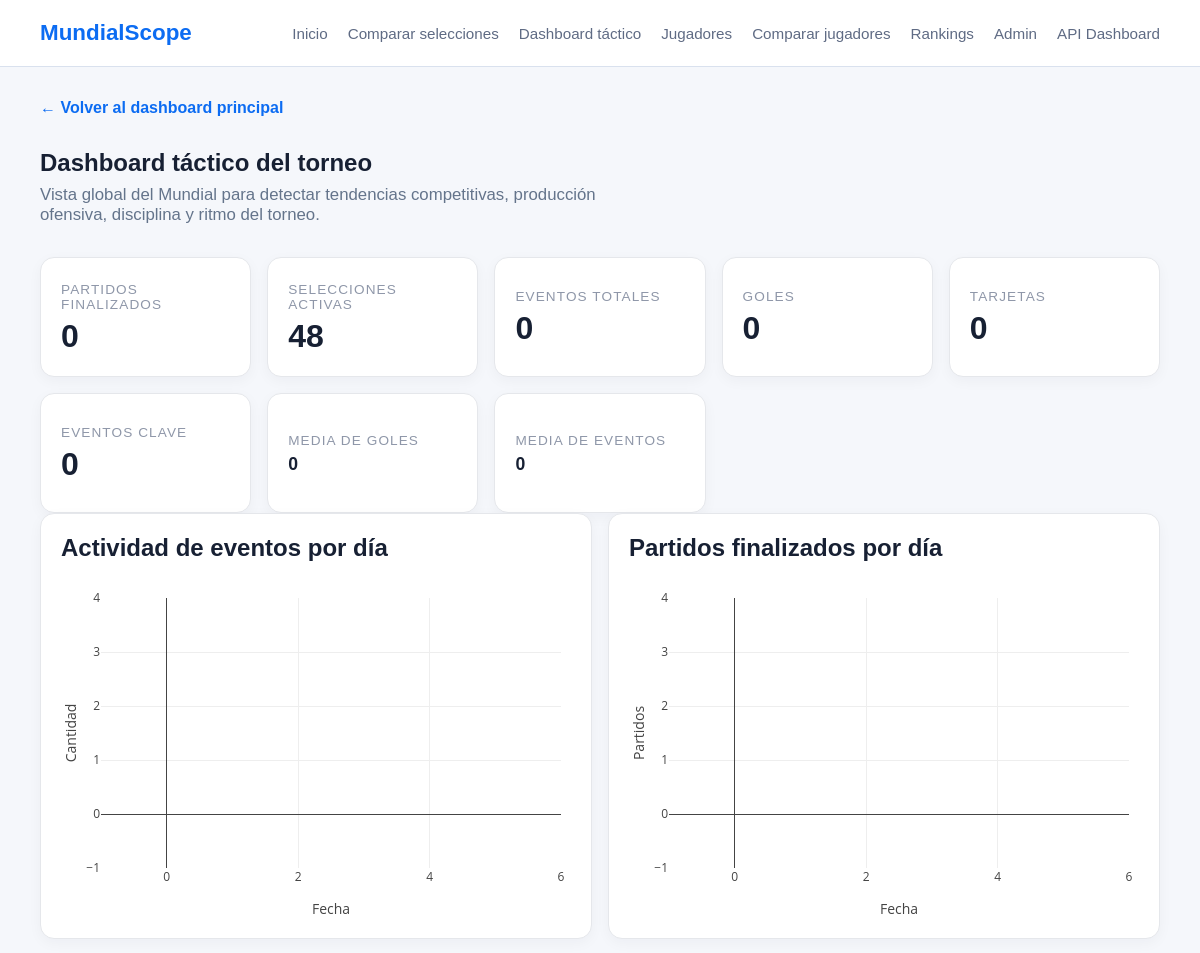
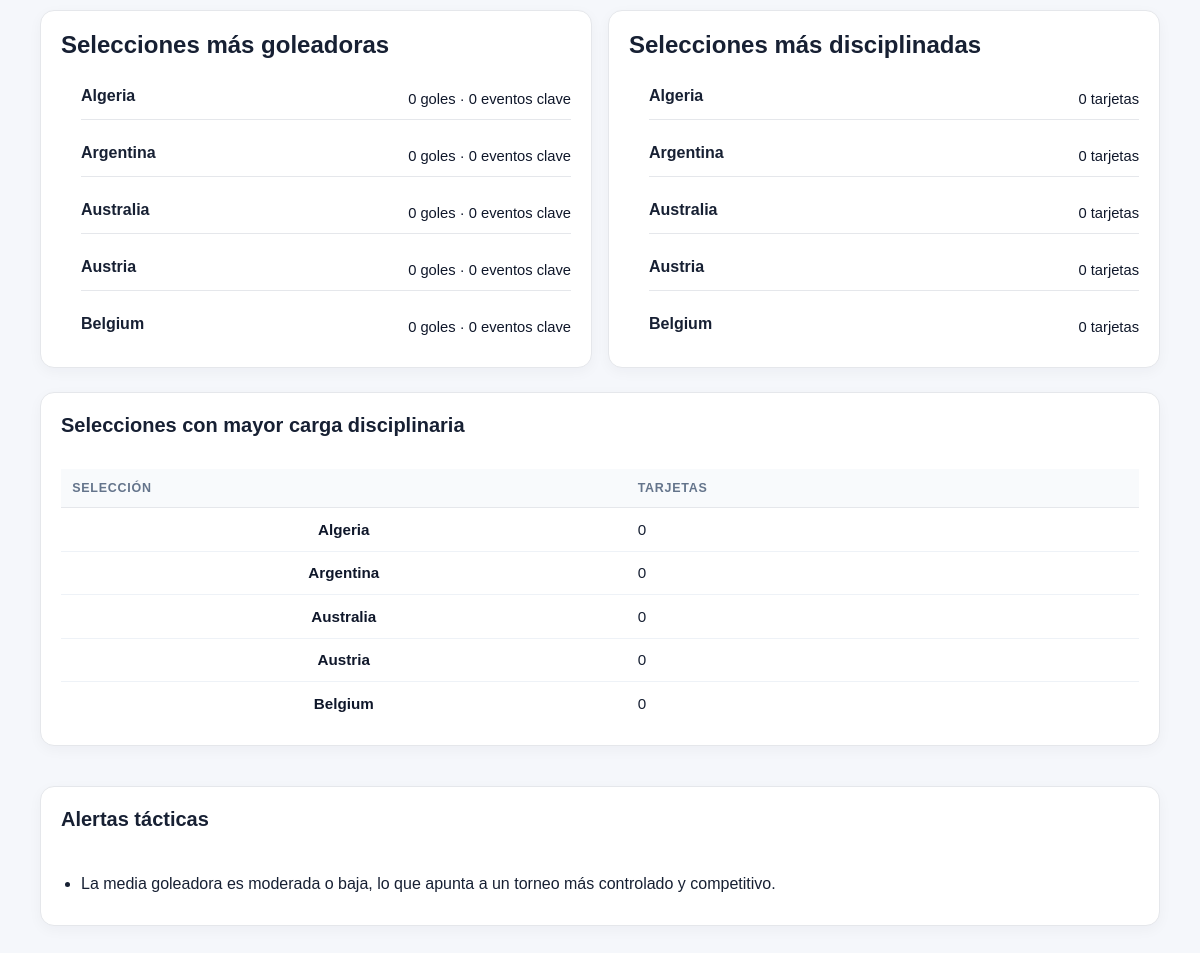
/matches/tactical-dashboard/, run on the app's committed database (2 pictures, top to bottom).
### teams/models.py (models this page shows, shortened)
class Team(models.Model):
    class Confederation(models.TextChoices):
        UEFA = "UEFA", "UEFA"
        CONMEBOL = "CONMEBOL", "CONMEBOL"
        CONCACAF = "CONCACAF", "CONCACAF"
        CAF = "CAF", "CAF"
        AFC = "AFC", "AFC"
        OFC = "OFC", "OFC"
    name = models.CharField(max_length=100, unique=True)
    fifa_code = models.CharField(max_length=3, unique=True)
    confederation = models.CharField(max_length=10, choices=Confederation.choices)
    coach = models.CharField(max_length=100, blank=True)
    fifa_ranking = models.PositiveIntegerField(null=True, blank=True)
    group = models.CharField(max_length=1, blank=True)
    primary_color = models.CharField(max_length=7, blank=True)
    secondary_color = models.CharField(max_length=7, blank=True)
    is_active = models.BooleanField(default=True)
    external_id = models.CharField(max_length=100, blank=True, null=True, unique=True)
    class Meta:
        ordering = ["name"]

### matches/views.py (the view)
# urls.py: path("tactical-dashboard/", TournamentTacticalDashboardView.as_view(), name="tactical-dashboard"),
class TournamentTacticalDashboardView(TemplateView):
    template_name = "matches/tactical_dashboard.html"
    def get_context_data(self, **kwargs):
        context = super().get_context_data(**kwargs)
        dashboard = get_tournament_tactical_dashboard()
        context["dashboard"] = dashboard
        return context

### templates/matches/tactical_dashboard.html (shortened to what this page needs)
{% extends "base.html" %}
{% block content %}
<section class="page-header">
    <a class="back-link" href="/">← Volver al dashboard principal</a>
    <h1>Dashboard táctico del torneo</h1>
    <p class="hero-text">
        Vista global del Mundial para detectar tendencias competitivas, producción ofensiva, disciplina y ritmo del torneo.
    </p>
</section>
<section class="kpi-grid team-kpis">
    <article class="card kpi-card">
        <span class="kpi-label">Partidos finalizados</span>
        <strong class="kpi-value">{{ dashboard.summary.total_matches }}</strong>
    </article>
    <article class="card kpi-card">
        <span class="kpi-label">Selecciones activas</span>
        <strong class="kpi-value">{{ dashboard.summary.total_teams }}</strong>
    </article>
    <article class="card kpi-card">
        <span class="kpi-label">Eventos totales</span>
        <strong class="kpi-value">{{ dashboard.summary.total_events }}</strong>
    </article>
    <article class="card kpi-card">
        <span class="kpi-label">Goles</span>
        <strong class="kpi-value">{{ dashboard.summary.total_goals }}</strong>
    </article>
    <article class="card kpi-card">
        <span class="kpi-label">Tarjetas</span>
        <strong class="kpi-value">{{ dashboard.summary.total_cards }}</strong>
    </article>
    <article class="card kpi-card">
        <span class="kpi-label">Eventos clave</span>
        <strong class="kpi-value">{{ dashboard.summary.total_key_events }}</strong>
    </article>
    <article class="card kpi-card">
        <span class="kpi-label">Media de goles</span>
        <strong class="kpi-value small">{{ dashboard.summary.avg_goals_per_match }}</strong>
    </article>
    <article class="card kpi-card">
        <span class="kpi-label">Media de eventos</span>
        <strong class="kpi-value small">{{ dashboard.summary.avg_events_per_match }}</strong>
    </article>
</section>
<section class="content-grid compare-charts-grid">
    <div class="card">
        <h2>Actividad de eventos por día</h2>
        <div id="events-timeline-chart" class="chart-box"></div>
    </div>
    <div class="card">
        <h2>Partidos finalizados por día</h2>
        <div id="matches-timeline-chart" class="chart-box"></div>
    </div>
</section>
<section class="content-grid dashboard-secondary-grid">
    <div class="card">
        <h2>Selecciones más goleadoras</h2>
        <ul class="team-list">
            {% for team in dashboard.top_scoring_teams %}
                <li>
                    <strong>
                        <a href="{% url 'teams:team-detail' team.pk %}">{{ team.name }}</a>
                    </strong>
                    <span>{{ team.goals }} goles · {{ team.key_events }} eventos clave</span>
                </li>
            {% empty %}
                <li><span>No hay datos suficientes todavía.</span></li>
            {% endfor %}
        </ul>
    </div>
    <div class="card">
        <h2>Selecciones más disciplinadas</h2>
        <ul class="team-list">
            {% for team in dashboard.most_disciplined_teams %}
                <li>
                    <strong>
                        <a href="{% url 'teams:team-detail' team.pk %}">{{ team.name }}</a>
                    </strong>
                    <span>{{ team.cards }} tarjetas</span>
                </li>
            {% empty %}
                <li><span>No hay datos suficientes todavía.</span></li>
            {% endfor %}
        </ul>
    </div>
</section>
<section class="card standings-section">
    <div class="section-header">
        <h2>Selecciones con mayor carga disciplinaria</h2>
    </div>
    <table class="standings-table comparison-table">
        <thead>
            <tr>
                <th>Selección</th>
                <th>Tarjetas</th>
            </tr>
        </thead>
        <tbody>
            {% for team in dashboard.least_disciplined_teams %}
                <tr>
                    <td>
                        <a href="{% url 'teams:team-detail' team.pk %}">{{ team.name }}</a>
                    </td>
                    <td>{{ team.cards }}</td>
                </tr>
            {% empty %}
                <tr>
                    <td colspan="2">No hay datos suficientes todavía.</td>
                </tr>
            {% endfor %}
        </tbody>
    </table>
</section>
<section class="card standings-section">
    <div class="section-header">
        <h2>Alertas tácticas</h2>
    </div>
    {% if dashboard.tactical_alerts %}
        <ul class="player-list">
            {% for alert in dashboard.tactical_alerts %}
                <li>{{ alert }}</li>
            {% endfor %}
        </ul>
    {% else %}
        <p>No hay alertas generadas todavía.</p>
    {% endif %}
</section>
{% endblock %}

### data on the page
Team: name "Algeria", goals "0", key_events "0", cards "0"
Team: name "Argentina", goals "0", key_events "0", cards "0"
Team: name "Australia", goals "0", key_events "0", cards "0"
Team: name "Austria", goals "0", key_events "0", cards "0"
Team: name "Belgium", goals "0", key_events "0", cards "0"

### other printed values
{{ dashboard.summary.total_matches }} "0"
{{ dashboard.summary.total_teams }} "48"
{{ dashboard.summary.total_events }} "0"
{{ dashboard.summary.total_goals }} "0"
{{ dashboard.summary.total_cards }} "0"
{{ dashboard.summary.total_key_events }} "0"
{{ dashboard.summary.avg_goals_per_match }} "0"
{{ dashboard.summary.avg_events_per_match }} "0"
{{ alert }} "La media goleadora es moderada o baja, lo que apunta a un torneo más controlado y competitivo."
